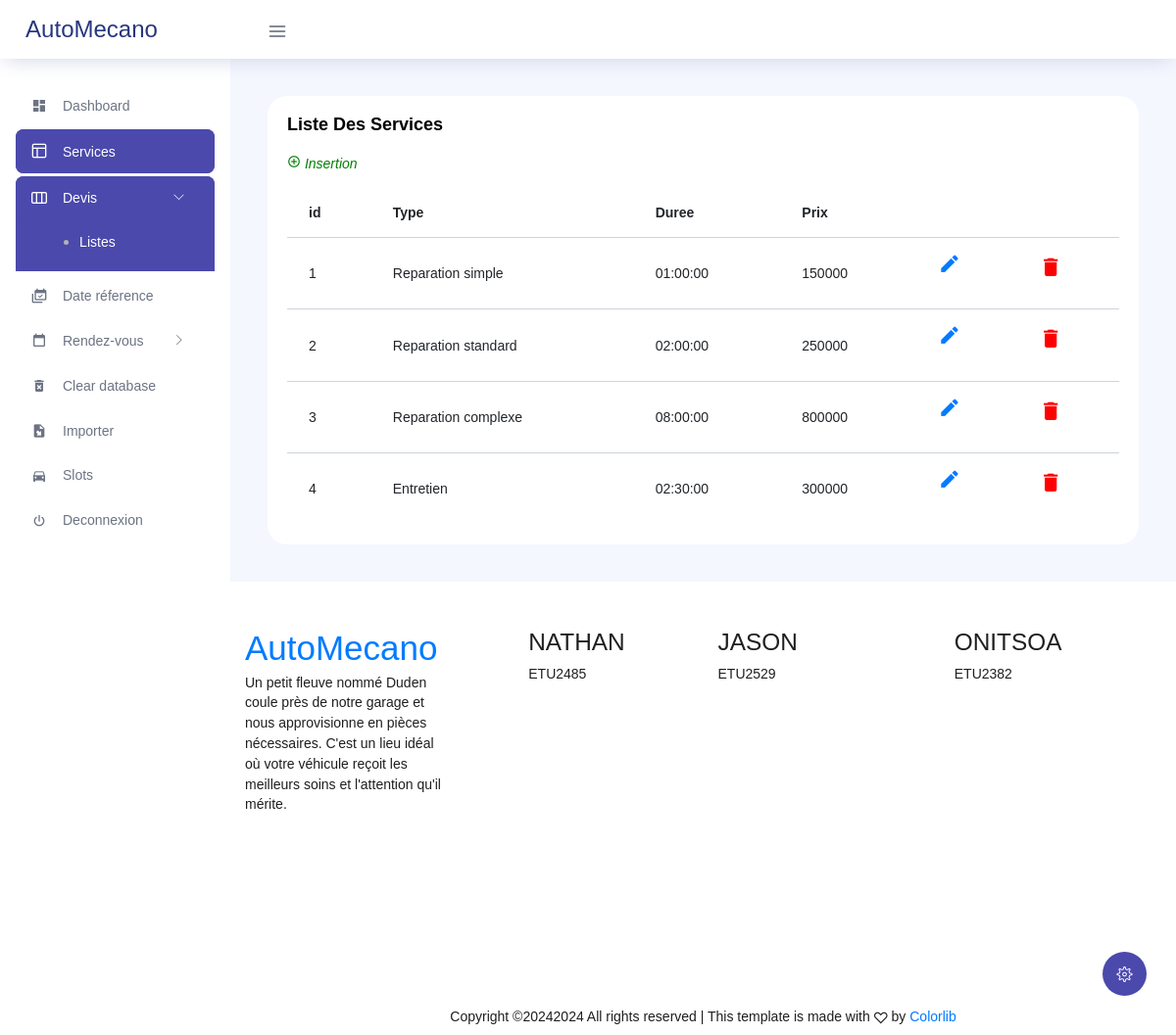
Before: /service/list with the older database file.
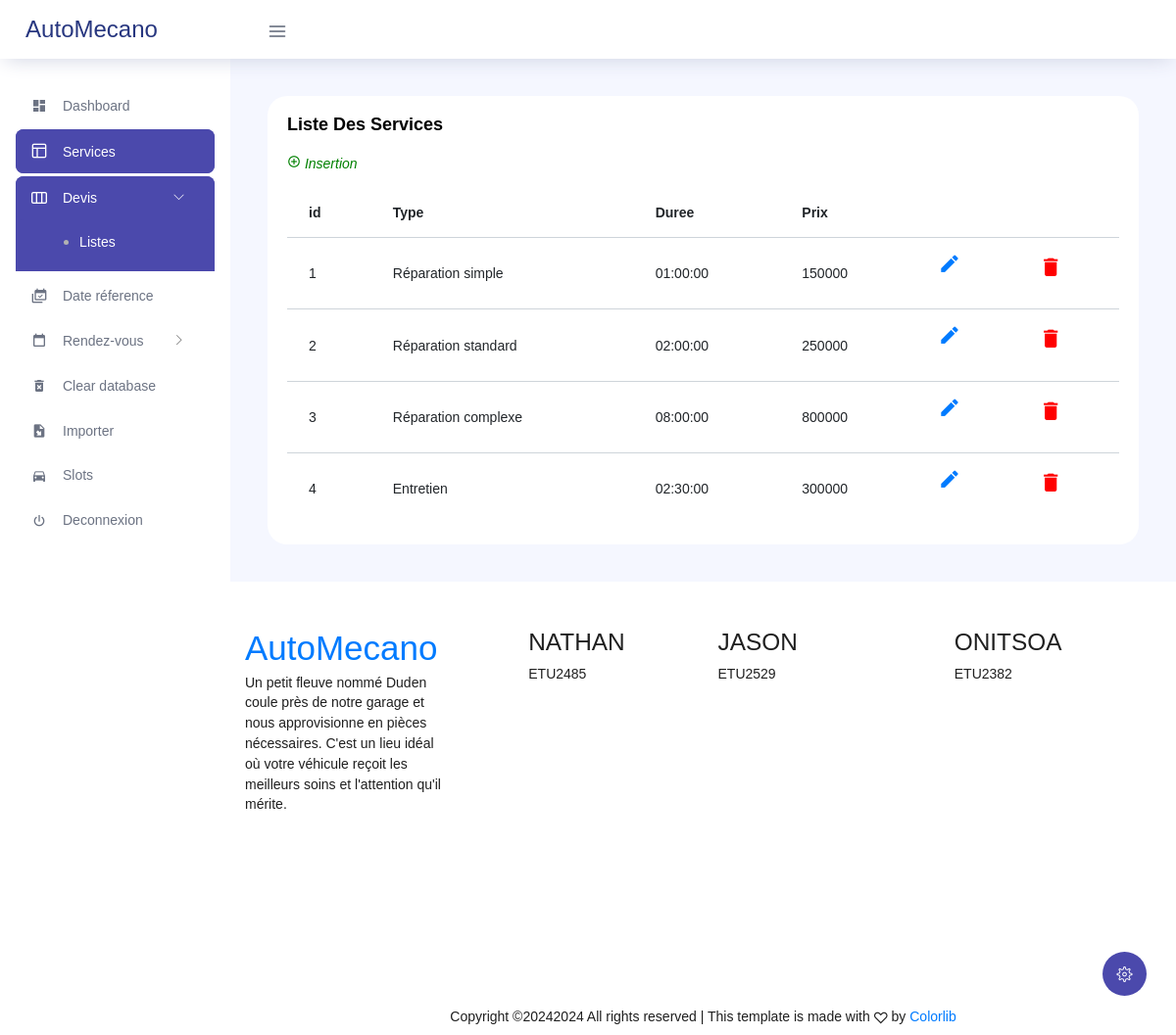
After: the same page with the newer database file.
### tables this page shows
CREATE TABLE g_services (
    id INT AUTO_INCREMENT PRIMARY KEY,
    type VARCHAR(50) NOT NULL,
    duree TIME NOT NULL,
    prix INT NOT NULL
);

### application/views/templates/template-admin.php (called while the page is built)
<?php
    $this->load->view("templates/header-admin");
    $this->load->view($contents);
    $this->load->view("templates/footer-admin");
?>

### application/controllers/service.php (called while the page is built, shortened)
<?php
class service extends CI_Controller{
    public function __construct()
    {
        $this->load->model('service_model');
        $this->load->helper('form');
    }
    public function list(){
        $data=array();
        $data['services']=$this->service_model->get_all();
        $data['contents'] = 'list-services';
        $this->load->view('templates/template-admin', $data);
    }
}
?>

### index.php (called while the page is built, shortened)
<?php
require_once BASEPATH.'core/CodeIgniter.php';

### application/models/service_model.php (called while the page is built, shortened)
<?php
class service_model extends CI_Model {
    public function get_all(){
        $query = $this->db->get('g_services');
        return $query->result_array();
    }
}
?>

### application/views/list-services.php (the view)
<div class="main-panel">
    <div class="content-wrapper">
        <div class="card">
                        <div class="card-body">
                        <h4 class="card-title">Liste des services</h4>
                        <p class="card-description">
                            <a style="color:green;" href="form"><i class="mdi mdi-plus-circle-outline"> Insertion</a></i>
                        </p>
                        <div class="table-responsive">
                            <table class="table table-hover">
                            <thead>
                                <tr>
                                <th>id</th>
                                <th>Type</th>
                                <th>Duree</th>
                                <th>Prix</th>
                                <th></th>
                                <th></th>
                                </tr>
                            </thead>
                            <tbody>
                                <?php foreach($services as $service){?>
                                    <tr>
                                        <td><?php echo $service['id'];?></td>
                                        <td><?php echo $service['type'];?></td>
                                        <td><?php echo $service['duree'];?></td>
                                        <td><?php echo $service['prix'];?></td>
                                        <td><h3><a href=<?php echo "form/".$service['id'];?>><i class="mdi mdi-border-color"></i></a></h3></td>
                                        <td><h3><a style="color: red;" href=<?php echo "delete/".$service['id'];?>><i class="mdi mdi-delete"></a></h3></td>
                                    </tr>
                                <?php } ?>
                            </tbody>
                            </table>
                        </div>
                        </div>
                    </div>
    </div>

### application/views/templates/header-admin.php (shortened to what this page needs)
<!DOCTYPE html>
<html lang="en">
<head>
  <link rel="stylesheet" href="<?php echo base_url('assets/vendors/feather/feather.css') ?>">
  <link rel="stylesheet" href="<?php echo base_url('assets/vendors/ti-icons/css/themify-icons.css') ?>">
  <link rel="stylesheet" href="<?php echo base_url('assets/vendors/css/vendor.bundle.base.css') ?>">
  <link rel="stylesheet" href="<?php echo base_url('assets/vendors/datatables.net-bs4/dataTables.bootstrap4.css') ?>">
  <link rel="stylesheet" href="<?php echo base_url('assets/vendors/ti-icons/css/themify-icons.css') ?>">
  <link rel="stylesheet" type="text/css" href="<?php echo base_url('assets/js/select.dataTables.min.css') ?>">
  <link rel="stylesheet" href="<?php echo base_url('assets/vendors/mdi/css/materialdesignicons.min.css') ?>">
  <link rel="stylesheet" href="<?php echo base_url('assets/css/vertical-layout-light/style.css')?>">
  <link rel="stylesheet" href="<?php echo base_url('assets/css/calendrier.css') ?>">
  <link rel="stylesheet" href="<?php echo base_url('assets/css/main.min.css') ?>">
  <link rel="stylesheet" href="<?php echo base_url('assets/css/main.css') ?>">
</head>
<body>
  <div class="container-scroller">
    <nav class="navbar col-lg-12 col-12 p-0 fixed-top d-flex flex-row">
      <div class="text-center navbar-brand-wrapper d-flex align-items-center justify-content-center">
        <a class="navbar-brand brand-logo mr-5" href="index.html">AutoMecano</a>
      </div>
      <div class="navbar-menu-wrapper d-flex align-items-center justify-content-end">
        <button class="navbar-toggler navbar-toggler align-self-center" type="button" data-toggle="minimize">
          <span class="icon-menu"></span>
        </button>
      </div>
    </nav>
    <div class="container-fluid page-body-wrapper">
      <div class="theme-setting-wrapper">
        <div id="settings-trigger"><i class="ti-settings"></i></div>
      </div>
      <nav class="sidebar sidebar-offcanvas" id="sidebar">
        <ul class="nav">
          <li class="nav-item">
              <a class="nav-link" href="<?php echo base_url('dashboard')?>">
              <i class="mdi mdi-view-dashboard menu-icon"></i>
              <span class="menu-title">Dashboard</span>
            </a>
          </li>
          <li class="nav-item">
            <a class="nav-link" href="<?php echo base_url('service/list') ?>">
              <i class="icon-layout menu-icon"></i>
              <span class="menu-title">Services</span>
            </a>
          </li>
          <li class="nav-item">
            <a class="nav-link" data-toggle="collapse" href="#form-elements" aria-expanded="false" aria-controls="form-elements">
              <i class="icon-columns menu-icon"></i>
              <span class="menu-title">Devis</span>
              <i class="menu-arrow"></i>
            </a>
            <div class="collapse" id="form-elements">
              <ul class="nav flex-column sub-menu">
                <li class="nav-item"><a class="nav-link" href=<?php echo base_url("devis/list") ?>>Listes</a></li>
              </ul>
            </div>
          </li>
          <li class="nav-item">
            <a class="nav-link" href="<?php echo base_url('configuration')?>">
            <i class="mdi mdi-calendar-multiple-check menu-icon"></i>
            <span class="menu-title">Date réference</span>
          </a>
          </li>
          <li class="nav-item">
            <a class="nav-link" data-toggle="collapse" href="#charts" aria-expanded="false" aria-controls="charts">
              <i class="mdi mdi-calendar-blank menu-icon"></i>
              <span class="menu-title">Rendez-vous</span>
              <i class="menu-arrow"></i>
            </a>
          </li>
          <li class="nav-item">
            <a class="nav-link" href="<?php echo base_url('data/clear') ?>">
            <i class="mdi mdi-delete-forever menu-icon"></i>
            <span class="menu-title">Clear database</span>
          </a>
          </li>
          <li class="nav-item">
            <a class="nav-link" href="<?php echo base_url('import') ?>">
            <i class="mdi mdi-file-import menu-icon"></i>
            <span class="menu-title">Importer</span>
          </a>
          </li>
          <li class="nav-item">
            <a class="nav-link" href="<?php echo base_url('dashboard/slot')?>">
            <i class="mdi mdi-car menu-icon"></i>
            <span class="menu-title">Slots</span>
          </a>
          </li>
          <li class="nav-item">
            <a class="nav-link" href="<?php echo base_url()?>">
            <i class="mdi mdi-power menu-icon"></i>
            <span class="menu-title">Deconnexion</span>
          </a>
          </li>
        </ul>
      </nav>

### application/views/templates/footer-admin.php (shortened to what this page needs)
<footer class="ftco-footer ftco-bg-dark ftco-section">
        <div class="container" style="margin-top: 50px;">
          <div class="row mb-5">
            <div class="col-md">
              <div class="ftco-footer-widget mb-4">
                <h2 class="ftco-heading-2"><a href="#" class="logo">Auto<span>Mecano</span></a></h2>
                <p>Un petit fleuve nommé Duden coule près de notre garage et nous approvisionne en pièces nécessaires. C'est un lieu idéal où votre véhicule reçoit les meilleurs soins et l'attention qu'il mérite.</p>
              </div>
            </div>
            <div class="col-md">
              <div class="ftco-footer-widget mb-4 ml-md-5">
                <h3 class="ftco-heading-2">NATHAN</h3>
                <ul class="list-unstyled">
                  <li>ETU2485</li>
                </ul>
              </div>
            </div>
            <div class="col-md">
               <div class="ftco-footer-widget mb-4">
                <h3 class="ftco-heading-2">JASON</h3>
                <ul class="list-unstyled">
                  <li>ETU2529</li>
                </ul>
              </div>
            </div>
            <div class="col-md">
               <div class="ftco-footer-widget mb-4">
                <h3 class="ftco-heading-2">ONITSOA</h3>
                <ul class="list-unstyled">
                  <li>ETU2382</li>
                </ul>
              </div>
            </div>
          </div>
          <div class="row">
            <div class="col-md-12 text-center">
              <p>
    Copyright ©<script>document.write(new Date().getFullYear());</script>2024 All rights reserved | This template is made with <i class="icon-heart color-danger" aria-hidden="true"></i> by <a href="https://colorlib.com" target="_blank">Colorlib</a>
    </p>
            </div>
          </div>
        </div>
      </footer>
      </div>
    </div>
  </div>
</body>
</html>

### assets/css/main.css (style rules this page uses)
:root { --fc-daygrid-event-dot-width: 8px; }
:root { --fc-list-event-dot-width: 10px; --fc-list-event-hover-bg-color: #f5f5f5; }

Changed rows visible on the page:
changed g_services id 1: type "Reparation simple" → "Réparation simple"
changed g_services id 2: type "Reparation standard" → "Réparation standard"
changed g_services id 3: type "Reparation complexe" → "Réparation complexe"
